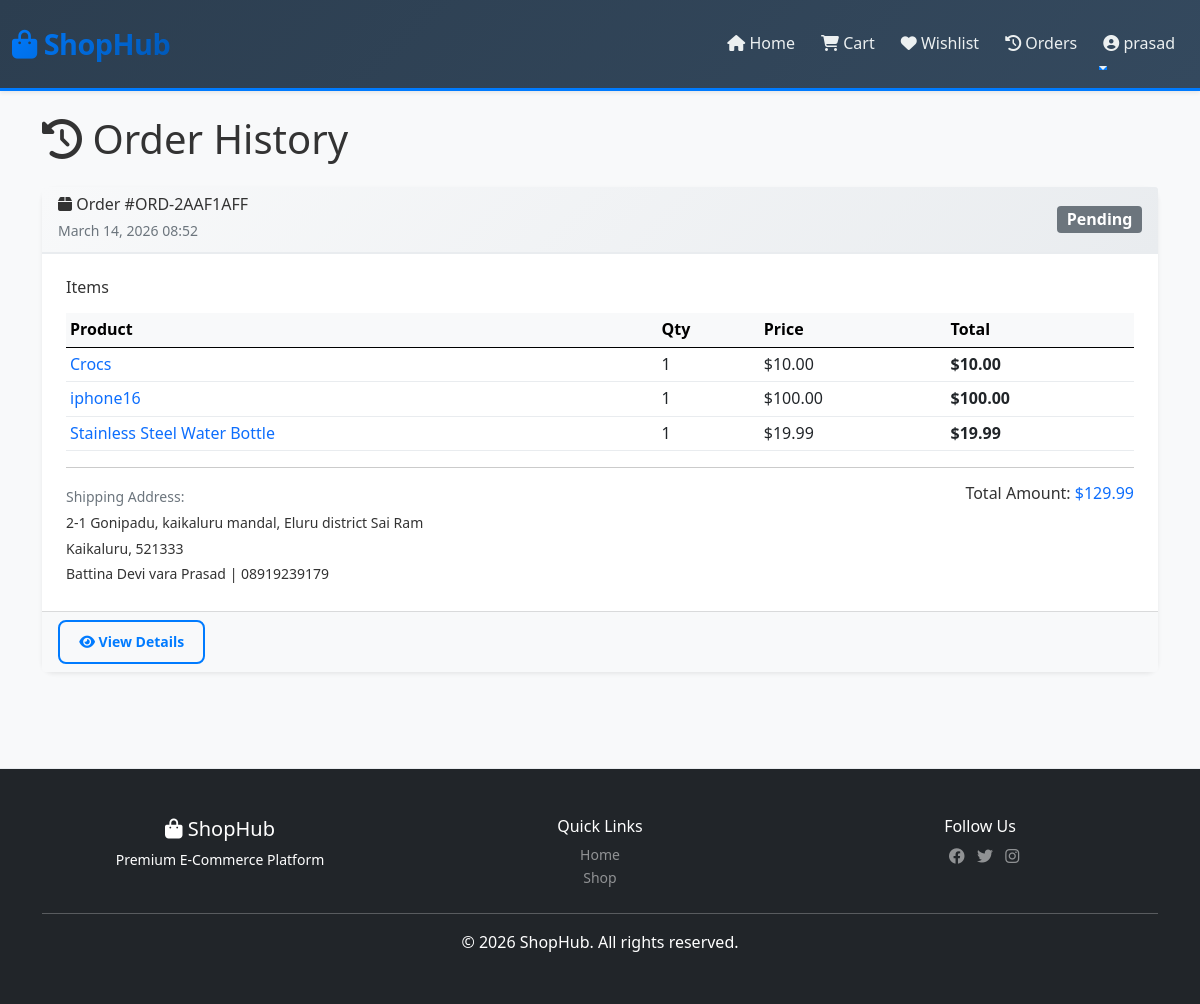
The app's page /order-history/ (signed in) with its own data.
### shop/models.py (models this page shows, shortened)
class Order(models.Model):
    STATUS_CHOICES = [
        ('pending', 'Pending'),
        ('processing', 'Processing'),
        ('shipped', 'Shipped'),
        ('delivered', 'Delivered'),
        ('cancelled', 'Cancelled'),
    ]
    user = models.ForeignKey(User, on_delete=models.CASCADE, related_name='orders')
    order_number = models.CharField(max_length=20, unique=True)
    total_amount = models.DecimalField(max_digits=10, decimal_places=2)
    status = models.CharField(max_length=20, choices=STATUS_CHOICES, default='pending')
    full_name = models.CharField(max_length=200)
    email = models.EmailField()
    phone = models.CharField(max_length=20)
    address = models.TextField()
    city = models.CharField(max_length=100)
    postal_code = models.CharField(max_length=20)
    tracking_number = models.CharField(max_length=100, blank=True, null=True)
    created_at = models.DateTimeField(auto_now_add=True)
    updated_at = models.DateTimeField(auto_now=True)
    class Meta:
        verbose_name = 'Order'
        verbose_name_plural = 'Orders'
        ordering = ['-created_at']

class OrderItem(models.Model):
    order = models.ForeignKey(Order, on_delete=models.CASCADE, related_name='items')
    product = models.ForeignKey(Product, on_delete=models.SET_NULL, null=True)
    quantity = models.PositiveIntegerField()
    price = models.DecimalField(max_digits=10, decimal_places=2)
    class Meta:
        verbose_name = 'Order Item'
        verbose_name_plural = 'Order Items'
    def get_total_price(self):
        return self.quantity * self.price

class Product(models.Model):
    name = models.CharField(max_length=200, unique=True, db_index=True)
    slug = models.SlugField(unique=True, blank=True)
    description = models.TextField()
    detailed_description = models.TextField(blank=True)
    price = models.DecimalField(max_digits=10, decimal_places=2)
    discount_price = models.DecimalField(
        max_digits=10,
        decimal_places=2,
        blank=True,
        null=True,
        help_text="Sale price (if applicable)"
    )
    category = models.ForeignKey(
        Category,
        on_delete=models.CASCADE,
        related_name='products'
    )
    image = models.ImageField(upload_to='products/')
    image_alt = models.ImageField(upload_to='products/', blank=True, null=True)
    image_alt2 = models.ImageField(upload_to='products/', blank=True, null=True)
    stock = models.IntegerField(default=0)
    is_active = models.BooleanField(default=True, db_index=True)
    is_featured = models.BooleanField(default=False)
    sku = models.CharField(max_length=50, unique=True, blank=True)
    created_at = models.DateTimeField(auto_now_add=True, db_index=True)
    updated_at = models.DateTimeField(auto_now=True)
    class Meta:
        verbose_name = 'Product'
        verbose_name_plural = 'Products'
        ordering = ['-created_at']
        indexes = [
            models.Index(fields=['slug']),
            models.Index(fields=['category']),
            models.Index(fields=['is_active']),
        ]

### shop/views.py (the view)
# urls.py: path('order-history/', views.order_history, name='order_history'),
@login_required(login_url='login')
def order_history(request):
    orders = Order.objects.filter(user=request.user).prefetch_related('items')
    paginator = Paginator(orders, 10)
    page = request.GET.get('page')
    try:
        orders = paginator.page(page)
    except PageNotAnInteger:
        orders = paginator.page(1)
    except EmptyPage:
        orders = paginator.page(paginator.num_pages)
    context = {'orders': orders}
    return render(request, 'order_history.html', context)

### shop/models.py (called while the page is built)
    def get_total_items(self):
        return sum(item.quantity for item in self.cartitem_set.all())

### shop/templates/order_history.html (shortened to what this page needs)
{% extends 'base.html' %}
{% block content %}
<div class="container">
    <h1 class="mb-4">
        <i class="fas fa-history"></i> Order History
    </h1>
    {% if orders %}
        <div class="row">
            {% for order in orders %}
                <div class="col-lg-12 mb-4">
                    <div class="card shadow-sm border-0">
                        <div class="card-header bg-light d-flex justify-content-between align-items-center">
                            <div>
                                <h6 class="mb-1"><i class="fas fa-box"></i> Order #{{ order.order_number }}</h6>
                                <small class="text-muted">{{ order.created_at|date:"F d, Y H:i" }}</small>
                            </div>
                            <div class="text-end">
                                <span class="badge bg-{% if order.status == 'delivered' %}success{% elif order.status == 'shipped' %}info{% elif order.status == 'processing' %}warning{% elif order.status == 'cancelled' %}danger{% else %}secondary{% endif %} fs-6">
                                    {{ order.get_status_display }}
                                </span>
                            </div>
                        </div>
                        <div class="card-body">
                            <h6 class="mb-3">Items</h6>
                            <div class="table-responsive mb-3">
                                <table class="table table-sm mb-0">
                                    <thead class="table-light">
                                        <tr>
                                            <th>Product</th>
                                            <th>Qty</th>
                                            <th>Price</th>
                                            <th>Total</th>
                                        </tr>
                                    </thead>
                                    <tbody>
                                        {% for item in order.items.all %}
                                            <tr>
                                                <td>
                                                    <a href="{% url 'product_detail' item.product.slug %}" class="text-decoration-none">
                                                        {{ item.product.name }}
                                                    </a>
                                                </td>
                                                <td>{{ item.quantity }}</td>
                                                <td>${{ item.price }}</td>
                                                <td><strong>${{ item.get_total_price }}</strong></td>
                                            </tr>
                                        {% endfor %}
                                    </tbody>
                                </table>
                            </div>
                            <hr class="my-3">
                            <div class="row">
                                <div class="col-md-6">
                                    <small class="text-muted">Shipping Address:</small><br>
                                    <small>
                                        {{ order.address }}<br>
                                        {{ order.city }}, {{ order.postal_code }}<br>
                                        {{ order.full_name }} | {{ order.phone }}
                                    </small>
                                </div>
                                <div class="col-md-6 text-md-end">
                                    <h6>Total Amount: <span class="text-primary">${{ order.total_amount }}</span></h6>
                                </div>
                            </div>
                        </div>
                        <div class="card-footer bg-light">
                            <a href="{% url 'order_confirmation' order.id %}" class="btn btn-sm btn-outline-primary">
                                <i class="fas fa-eye"></i> View Details
                            </a>
                        </div>
                    </div>
                </div>
            {% endfor %}
        </div>
    {% endif %}
</div>
{% endblock %}

### shop/templates/base.html (shortened to what this page needs)
<!DOCTYPE html>
<html lang="en">
<head>
    {% load static %}
    <link rel="stylesheet" href="{% static 'vendor/bootstrap/css/bootstrap.min.css' %}">
    <link rel="stylesheet" href="https://cdnjs.cloudflare.com/ajax/libs/font-awesome/6.4.0/css/all.min.css">
    <link rel="stylesheet" href="{% static 'css/style.css' %}">
</head>
<body>
    <nav class="navbar navbar-expand-lg navbar-dark bg-dark sticky-top shadow-sm">
        <div class="container-fluid">
            <a class="navbar-brand fw-bold" href="{% url 'home' %}">
                <i class="fas fa-shopping-bag"></i> ShopHub
            </a>
            <div class="collapse navbar-collapse" id="navbarNav">
                <ul class="navbar-nav ms-auto">
                    <li class="nav-item">
                        <a class="nav-link" href="{% url 'home' %}">
                            <i class="fas fa-home"></i> Home
                        </a>
                    </li>
                    {% if user.is_authenticated %}
                        <li class="nav-item">
                            <a class="nav-link" href="{% url 'cart' %}">
                                <i class="fas fa-shopping-cart"></i> Cart
                            </a>
                        </li>
                        <li class="nav-item">
                            <a class="nav-link" href="{% url 'wishlist' %}">
                                <i class="fas fa-heart"></i> Wishlist
                            </a>
                        </li>
                        <li class="nav-item">
                            <a class="nav-link" href="{% url 'order_history' %}">
                                <i class="fas fa-history"></i> Orders
                            </a>
                        </li>
                        <li class="nav-item dropdown">
                            <a class="nav-link dropdown-toggle" href="#" id="userDropdown" role="button" data-bs-toggle="dropdown" aria-expanded="false">
                                <i class="fas fa-user-circle"></i> {{ user.first_name|default:user.username }}
                            </a>
                        </li>
                    {% endif %}
                </ul>
            </div>
        </div>
    </nav>
    <main class="py-4">
        {% block content %}{% endblock %}
    </main>
    <footer class="bg-dark text-white text-center py-5 mt-5">
        <div class="container">
            <div class="row mb-4">
                <div class="col-md-4">
                    <h5><i class="fas fa-shopping-bag"></i> ShopHub</h5>
                    <p class="small">Premium E-Commerce Platform</p>
                </div>
                <div class="col-md-4">
                    <h6>Quick Links</h6>
                    <a href="{% url 'home' %}" class="text-white-50 text-decoration-none d-block small">Home</a>
                    <a href="{% url 'home' %}" class="text-white-50 text-decoration-none d-block small">Shop</a>
                </div>
                <div class="col-md-4">
                    <h6>Follow Us</h6>
                    <a href="#" class="text-white-50 ms-2"><i class="fab fa-facebook"></i></a>
                    <a href="#" class="text-white-50 ms-2"><i class="fab fa-twitter"></i></a>
                    <a href="#" class="text-white-50 ms-2"><i class="fab fa-instagram"></i></a>
                </div>
            </div>
            <hr class="bg-white-50">
            <p class="mb-0">&copy; 2026 ShopHub. All rights reserved.</p>
        </div>
    </footer>
</body>
</html>

### shop/static/css/style.css (style rules this page uses)
:root { --primary-color: #007bff; --secondary-color: #6c757d; --success-color: #28a745; --danger-color: #dc3545; --warning-color: #ffc107; --info-color: #17a2b8; --dark: #2c3e50; --light: #f8f9fa; --white: #ffffff; --shadow: 0 0.5rem 1rem rgba(0, 0, 0, 0.15); --shadow-sm: 0 0.125rem 0.25rem rgba(0, 0, 0, 0.075); --shadow-lg: 0 1rem 3rem rgba(0, 0, 0, 0.175); }
* { margin: 0; padding: 0; box-sizing: border-box; }
html { scroll-behavior: smooth; }
body { font-family: 'Segoe UI', Tahoma, Geneva, Verdana, sans-serif; line-height: 1.6; color: #333; background-color: var(--light); overflow-x: hidden; }
.navbar { box-shadow: var(--shadow); background: linear-gradient(135deg, var(--dark), #34495e) !important; padding: 1rem 0; border-bottom: 3px solid var(--primary-color); }
.navbar-brand { font-size: 1.8rem; font-weight: 700; transition: all 0.3s ease; background: linear-gradient(135deg, #007bff, #0056b3); -webkit-background-clip: text; -webkit-text-fill-color: transparent; background-clip: text; letter-spacing: -0.5px; }
.nav-link { margin: 0 5px; transition: all 0.3s ease; font-weight: 500; color: #ecf0f1 !important; position: relative; }
.nav-link::after { content: ''; position: absolute; width: 0; height: 2px; bottom: -5px; left: 0; background-color: var(--primary-color); transition: width 0.3s ease; }
.badge { animation: pulse 2s infinite; font-size: 0.75rem; padding: 0.35rem 0.6rem; }
.btn { border-radius: 8px; font-weight: 600; transition: all 0.3s ease; padding: 0.6rem 1.2rem; border: none; position: relative; overflow: hidden; }
.btn::before { content: ''; position: absolute; top: 50%; left: 50%; width: 0; height: 0; border-radius: 50%; background: rgba(255, 255, 255, 0.3); transform: translate(-50%, -50%); transition: width 0.6s, height 0.6s; }
.btn-outline-primary { color: var(--primary-color); border: 2px solid var(--primary-color); background: transparent; }
.card { border: 1px solid #e9ecef; border-radius: 12px; transition: all 0.3s ease; box-shadow: var(--shadow-sm); }
.card-header { background: linear-gradient(135deg, #f8f9fa, #e9ecef); border-bottom: 2px solid #e9ecef; border-radius: 12px 12px 0 0; }
.card-body { padding: 1.5rem; }
.table { margin-bottom: 0; }
.table thead { background-color: #f8f9fa; }
.table tbody tr { border-bottom: 1px solid #e9ecef; transition: all 0.3s ease; }
footer { margin-top: auto; border-top: 1px solid #e9ecef; }
footer p { margin: 0; }
.text-muted { color: #6c757d !important; }
.bg-light { background-color: #f8f9fa !important; }
.shadow-sm { box-shadow: var(--shadow-sm); }
.mt-5 { margin-top: 3rem; }
.sticky-top { position: sticky; top: 0; }

### records on screen
Order: order_number "ORD-2AAF1AFF", created_at "March 14, 2026 08:52", status "Pending", address "2-1 Gonipadu, kaikaluru mandal, Eluru district Sai Ram", city "Kaikaluru", postal_code "521333", full_name "Battina Devi vara Prasad", phone "08919239179", total_amount "129.99"
OrderItem: product.name "Crocs", quantity "1", price "10.00", get_total_price "10.00"
OrderItem: product.name "iphone16", quantity "1", price "100.00", get_total_price "100.00"
OrderItem: product.name "Stainless Steel Water Bottle", quantity "1", price "19.99", get_total_price "19.99"

### other values on screen
{{ user.first_name|default:user.username }} "prasad"
